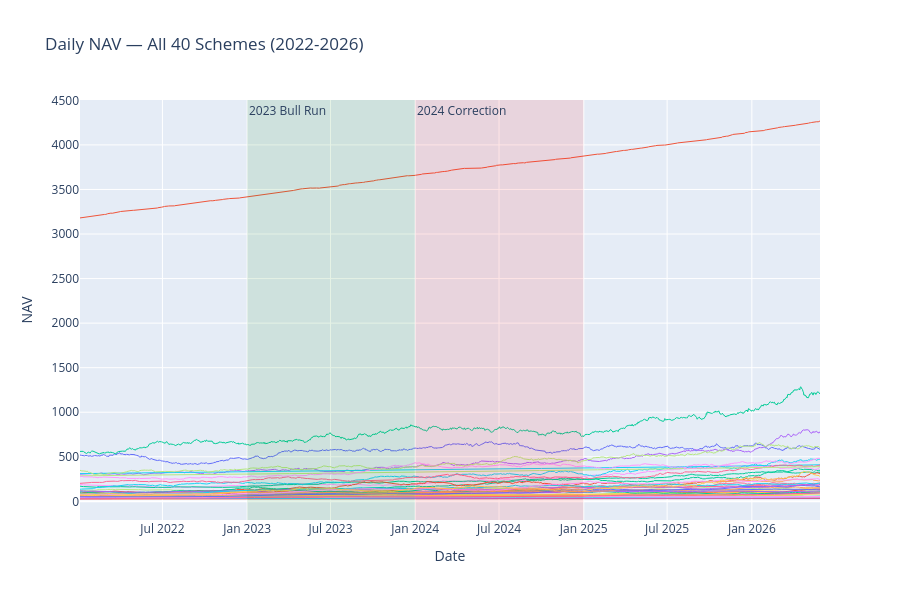

Here is the notebook cell this chart was saved with:
### Code cell
# Chart 1: Daily NAV for all 40 schemes, 2022-2026, with bull run / correction highlights
nav_wide = nav_history.pivot(index="date", columns="amfi_code", values="nav")
nav_wide.columns = [fund_master.set_index("amfi_code").loc[c, "scheme_name"] for c in nav_wide.columns]

fig1 = go.Figure()
for col in nav_wide.columns:
    fig1.add_trace(go.Scatter(x=nav_wide.index, y=nav_wide[col], mode="lines", line=dict(width=1), name=col, showlegend=False))

# Highlight 2023 bull run
fig1.add_vrect(x0="2023-01-01", x1="2023-12-31", fillcolor="green", opacity=0.1, line_width=0,
               annotation_text="2023 Bull Run", annotation_position="top left")

# Highlight 2024 correction
fig1.add_vrect(x0="2024-01-01", x1="2024-12-31", fillcolor="red", opacity=0.1, line_width=0,
               annotation_text="2024 Correction", annotation_position="top left")

fig1.update_layout(title="Daily NAV — All 40 Schemes (2022-2026)", xaxis_title="Date", yaxis_title="NAV", height=600)
fig1.write_image(f"{CHARTS_DIR}/01_nav_trend_all_schemes.png", width=1400, height=700)
fig1.show()

### Figure 1 — Plotly figure (JSON) as saved in the notebook; plotly's stock layout.template omitted (floating-point values rounded to 4 significant figures; data arrays with more than 128 entries replaced by an {"elided": "..."} marker saying what was removed)
{"data": [{"line": {"width": 1}, "mode": "lines", "name": "HDFC Top 100 Fund - Regular Plan - Growth", "showlegend": false, "type": "scatter", "x": {"elided": "1150 str values"}, "y": {"elided": "1150 float values"}}, {"line": {"width": 1}, "mode": "lines", "name": "HDFC Short Term Debt Fund - Regular - Growth", "showlegend": false, "type": "scatter", "x": {"elided": "1150 str values"}, "y": {"elided": "1150 float values"}}, {"line": {"width": 1}, "mode": "lines", "name": "HDFC Mid-Cap Opportunities Fund - Regular - Growth", "showlegend": false, "type": "scatter", "x": {"elided": "1150 str values"}, "y": {"elided": "1150 float values"}}, {"line": {"width": 1}, "mode": "lines", "name": "ABSL Frontline Equity Fund - Regular - Growth", "showlegend": false, "type": "scatter", "x": {"elided": "1150 str values"}, "y": {"elided": "1150 float values"}}, {"line": {"width": 1}, "mode": "lines", "name": "ABSL Small Cap Fund - Regular - Growth", "showlegend": false, "type": "scatter", "x": {"elided": "1150 str values"}, "y": {"elided": "1150 float values"}}, {"line": {"width": 1}, "mode": "lines", "name": "ABSL Liquid Fund - Regular - Growth", "showlegend": false, "type": "scatter", "x": {"elided": "1150 str values"}, "y": {"elided": "1150 float values"}}, {"line": {"width": 1}, "mode": "lines", "name": "UTI Nifty 50 Index Fund - Regular - Growth", "showlegend": false, "type": "scatter", "x": {"elided": "1150 str values"}, "y": {"elided": "1150 float values"}}, {"line": {"width": 1}, "mode": "lines", "name": "UTI Mid Cap Fund - Regular - Growth", "showlegend": false, "type": "scatter", "x": {"elided": "1150 str values"}, "y": {"elided": "1150 float values"}}, {"line": {"width": 1}, "mode": "lines", "name": "UTI Flexi Cap Fund - Regular - Growth", "showlegend": false, "type": "scatter", "x": {"elided": "1150 str values"}, "y": {"elided": "1150 float values"}}, {"line": {"width": 1}, "mode": "lines", "name": "Nippon India Large Cap Fund - Regular - Growth", "showlegend": false, "type": "scatter", "x": {"elided": "1150 str values"}, "y": {"elided": "1150 float values"}}, {"line": {"width": 1}, "mode": "lines", "name": "Nippon India Large Cap Fund - Direct - Growth", "showlegend": false, "type": "scatter", "x": {"elided": "1150 str values"}, "y": {"elided": "1150 float values"}}, {"line": {"width": 1}, "mode": "lines", "name": "Nippon India Small Cap Fund - Regular - Growth", "showlegend": false, "type": "scatter", "x": {"elided": "1150 str values"}, "y": {"elided": "1150 float values"}}, {"line": {"width": 1}, "mode": "lines", "name": "Nippon India ETF Nifty 50 BeES", "showlegend": false, "type": "scatter", "x": {"elided": "1150 str values"}, "y": {"elided": "1150 float values"}}, {"line": {"width": 1}, "mode": "lines", "name": "Nippon India Gilt Securities Fund - Regular - Growth", "showlegend": false, "type": "scatter", "x": {"elided": "1150 str values"}, "y": {"elided": "1150 float values"}}, {"line": {"width": 1}, "mode": "lines", "name": "Axis Bluechip Fund - Regular - Growth", "showlegend": false, "type": "scatter", "x": {"elided": "1150 str values"}, "y": {"elided": "1150 float values"}}, {"line": {"width": 1}, "mode": "lines", "name": "Axis Bluechip Fund - Direct - Growth", "showlegend": false, "type": "scatter", "x": {"elided": "1150 str values"}, "y": {"elided": "1150 float values"}}, {"line": {"width": 1}, "mode": "lines", "name": "Axis Midcap Fund - Regular - Growth", "showlegend": false, "type": "scatter", "x": {"elided": "1150 str values"}, "y": {"elided": "1150 float values"}}, {"line": {"width": 1}, "mode": "lines", "name": "Axis Small Cap Fund - Regular - Growth", "showlegend": false, "type": "scatter", "x": {"elided": "1150 str values"}, "y": {"elided": "1150 float values"}}, {"line": {"width": 1}, "mode": "lines", "name": "SBI Magnum Gilt Fund - Regular Plan - Growth", "showlegend": false, "type": "scatter", "x": {"elided": "1150 str values"}, "y": {"elided": "1150 float values"}}, {"line": {"width": 1}, "mode": "lines", "name": "SBI Bluechip Fund - Regular Plan - Growth", "showlegend": false, "type": "scatter", "x": {"elided": "1150 str values"}, "y": {"elided": "1150 float values"}}, {"line": {"width": 1}, "mode": "lines", "name": "SBI Bluechip Fund - Direct Plan - Growth", "showlegend": false, "type": "scatter", "x": {"elided": "1150 str values"}, "y": {"elided": "1150 float values"}}, {"line": {"width": 1}, "mode": "lines", "name": "SBI Small Cap Fund - Regular Plan - Growth", "showlegend": false, "type": "scatter", "x": {"elided": "1150 str values"}, "y": {"elided": "1150 float values"}}, {"line": {"width": 1}, "mode": "lines", "name": "SBI Small Cap Fund - Direct Plan - Growth", "showlegend": false, "type": "scatter", "x": {"elided": "1150 str values"}, "y": {"elided": "1150 float values"}}, {"line": {"width": 1}, "mode": "lines", "name": "ICICI Pru Bluechip Fund - Regular - Growth", "showlegend": false, "type": "scatter", "x": {"elided": "1150 str values"}, "y": {"elided": "1150 float values"}}, {"line": {"width": 1}, "mode": "lines", "name": "ICICI Pru Bluechip Fund - Direct - Growth", "showlegend": false, "type": "scatter", "x": {"elided": "1150 str values"}, "y": {"elided": "1150 float values"}}, {"line": {"width": 1}, "mode": "lines", "name": "ICICI Pru Midcap Fund - Regular - Growth", "showlegend": false, "type": "scatter", "x": {"elided": "1150 str values"}, "y": {"elided": "1150 float values"}}, {"line": {"width": 1}, "mode": "lines", "name": "ICICI Pru Value Discovery Fund - Regular - Growth", "showlegend": false, "type": "scatter", "x": {"elided": "1150 str values"}, "y": {"elided": "1150 float values"}}, {"line": {"width": 1}, "mode": "lines", "name": "ICICI Pru Liquid Fund - Regular - Growth", "showlegend": false, "type": "scatter", "x": {"elided": "1150 str values"}, "y": {"elided": "1150 float values"}}, {"line": {"width": 1}, "mode": "lines", "name": "Kotak Bluechip Fund - Regular - Growth", "showlegend": false, "type": "scatter", "x": {"elided": "1150 str values"}, "y": {"elided": "1150 float values"}}, {"line": {"width": 1}, "mode": "lines", "name": "Kotak Emerging Equity Fund - Regular - Growth", "showlegend": false, "type": "scatter", "x": {"elided": "1150 str values"}, "y": {"elided": "1150 float values"}}, {"line": {"width": 1}, "mode": "lines", "name": "Kotak Flexicap Fund - Regular - Growth", "showlegend": false, "type": "scatter", "x": {"elided": "1150 str values"}, "y": {"elided": "1150 float values"}}, {"line": {"width": 1}, "mode": "lines", "name": "Kotak Liquid Fund - Regular - Growth", "showlegend": false, "type": "scatter", "x": {"elided": "1150 str values"}, "y": {"elided": "1150 float values"}}, {"line": {"width": 1}, "mode": "lines", "name": "HDFC Top 100 Fund - Direct Plan - Growth", "showlegend": false, "type": "scatter", "x": {"elided": "1150 str values"}, "y": {"elided": "1150 float values"}}, {"line": {"width": 1}, "mode": "lines", "name": "HDFC Mid-Cap Opportunities Fund - Direct - Growth", "showlegend": false, "type": "scatter", "x": {"elided": "1150 str values"}, "y": {"elided": "1150 float values"}}, {"line": {"width": 1}, "mode": "lines", "name": "Mirae Asset Large Cap Fund - Regular - Growth", "showlegend": false, "type": "scatter", "x": {"elided": "1150 str values"}, "y": {"elided": "1150 float values"}}, {"line": {"width": 1}, "mode": "lines", "name": "Mirae Asset Emerging Bluechip Fund - Regular - Growth", "showlegend": false, "type": "scatter", "x": {"elided": "1150 str values"}, "y": {"elided": "1150 float values"}}, {"line": {"width": 1}, "mode": "lines", "name": "Mirae Asset Tax Saver Fund - Regular - Growth", "showlegend": false, "type": "scatter", "x": {"elided": "1150 str values"}, "y": {"elided": "1150 float values"}}, {"line": {"width": 1}, "mode": "lines", "name": "DSP Top 100 Equity Fund - Regular - Growth", "showlegend": false, "type": "scatter", "x": {"elided": "1150 str values"}, "y": {"elided": "1150 float values"}}, {"line": {"width": 1}, "mode": "lines", "name": "DSP Midcap Fund - Regular - Growth", "showlegend": false, "type": "scatter", "x": {"elided": "1150 str values"}, "y": {"elided": "1150 float values"}}, {"line": {"width": 1}, "mode": "lines", "name": "DSP Small Cap Fund - Regular - Growth", "showlegend": false, "type": "scatter", "x": {"elided": "1150 str values"}, "y": {"elided": "1150 float values"}}], "layout": {"annotations": [{"showarrow": false, "text": "2023 Bull Run", "x": "2023-01-01", "xanchor": "left", "xref": "x", "y": 1, "yanchor": "top", "yref": "y domain"}, {"showarrow": false, "text": "2024 Correction", "x": "2024-01-01", "xanchor": "left", "xref": "x", "y": 1, "yanchor": "top", "yref": "y domain"}], "height": 600, "shapes": [{"fillcolor": "green", "line": {"width": 0}, "opacity": 0.1, "type": "rect", "x0": "2023-01-01", "x1": "2023-12-31", "xref": "x", "y0": 0, "y1": 1, "yref": "y domain"}, {"fillcolor": "red", "line": {"width": 0}, "opacity": 0.1, "type": "rect", "x0": "2024-01-01", "x1": "2024-12-31", "xref": "x", "y0": 0, "y1": 1, "yref": "y domain"}], "title": {"text": "Daily NAV — All 40 Schemes (2022-2026)"}, "xaxis": {"title": {"text": "Date"}}, "yaxis": {"title": {"text": "NAV"}}}}
